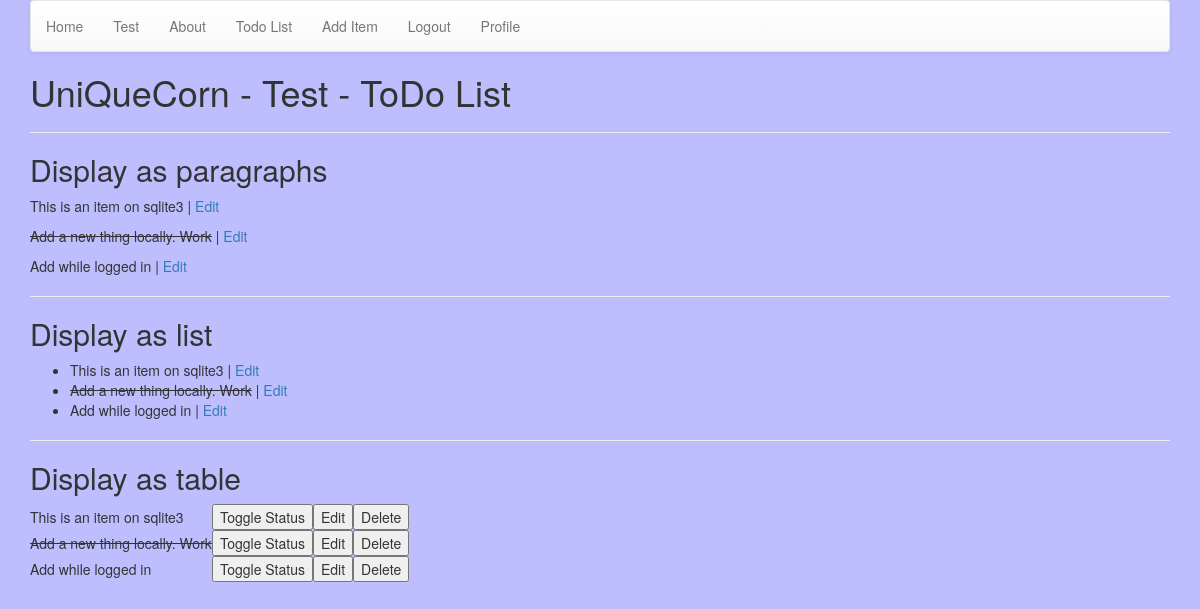
The app's page /todo (signed in), older data.
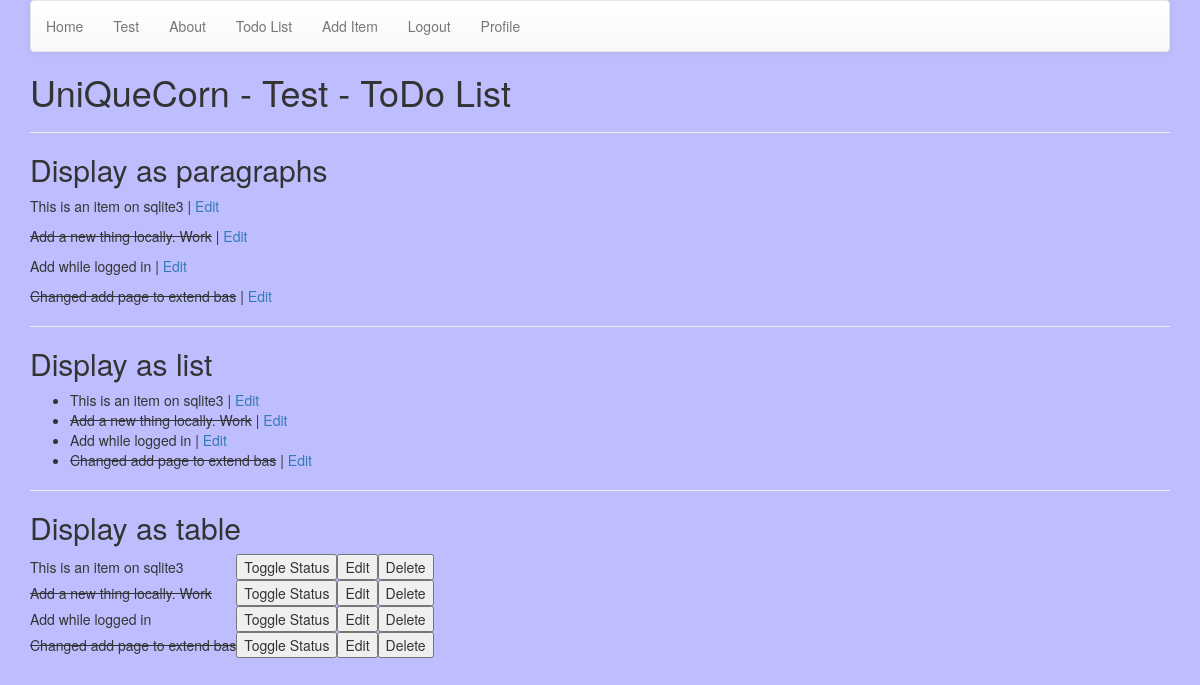
The same page, newer data.
### testing/models.py (models this page shows, shortened)
class Item(models.Model):
    name = models.CharField(max_length=30, blank=False)
    done = models.BooleanField(blank=False, default=False)

### testing/views.py (the view)
# urls.py: url(r'^todo$', test_todo_list, name="todo"),
@login_required
def test_todo_list(request):
    results = Item.objects.all()
    return render(request, 'todo_list.html', {'items': results})

### testing/templates/todo_list.html (shortened to what this page needs)
{% extends 'base.html' %}
{% block page_heading %}
UniQueCorn - Test - ToDo List
{% endblock %}
{% block content %}
    <h2>Display as paragraphs</h2>
    {% for item in items %}
    {% if item.done %}
        <p>
            <strike>{{ item.name }}</strike> | <a href="#">Edit</a>
        </p>
    {% else %}
        <p>
            {{ item.name }} | <a href="#">Edit</a>
        </p>
    {% endif %}
    {% empty %}
        <p>You have nothing to do. Can go fishing.</p>
    {% endfor %}
    <hr>
    <h2>Display as list</h2>
    <ul>
        {% for item in items %}
            <li>
                {% if item.done %}
                <strike>{{ item.name }}</strike> | <a href="#">Edit</a>
                {% else %}
                {{ item.name }} | <a href="#">Edit</a>
                {% endif %}
            </li>
        {% empty %}
            <li>You have nothing to do. Can go fishing.</li>
        {% endfor %}
    </ul>
    <hr>
    <h2>Display as table</h2>
    <table>
        {% for item in items %}
            <tr>
                {% if item.done %}
                <td><strike>{{ item.name }}</strike></td>
                {% else %}
                <td>{{ item.name }}</td>
                {% endif %}
                <td>
                    <form method="POST" action="toggle/{{ item.id }}">
                        <input type="submit" value="Toggle Status">
                    </form>
                </td>
                <td>
                    <form method="GET" action="edit/{{ item.id }}"><input type="submit" value="Edit"></form>
                </td>
                <td>
                    <form method="POST" action="delete/{{ item.id }}">
                        <input type="submit" value="Delete">
                    </form>
                </td>
            </tr>
        {% empty %}
            <p>You have nothing to do. Can go fishing.</p>
        {% endfor %}
    </table>
{% endblock %}

### templates/base.html (shortened to what this page needs)
{% load static from staticfiles %}
<!DOCTYPE html>
<html lang="en">
<head>
    <link rel="stylesheet" href="https://maxcdn.bootstrapcdn.com/bootstrap/3.3.7/css/bootstrap.min.css"
>
    <link rel="stylesheet" href="https://maxcdn.bootstrapcdn.com/bootstrap/3.3.7/css/bootstrap-theme.min.css"
>
    <link rel="stylesheet" href="{% static 'css/styles.css' %}" type="text/css" >
</head>
<body>
    <div class="container">
        <nav class="navbar navbar-default">
            <ul class="nav navbar-nav">
                <li><a href="{% url 'index' %}">Home</a></li>
                <li><a href="{% url 'test' %}">Test</a></li>
                <li><a href="{% url 'about' %}">About</a></li>
                {% if user.is_authenticated %}
                <li><a href="{% url 'todo' %}">Todo List</a></li>
                <li><a href="{% url 'add' %}">Add Item</a></li>
                <li><a href="{% url 'logout' %}">Logout</a></li>
                <li><a href="{% url 'profile' %}">Profile</a></li>
                {% else %}
                <li><a href="{% url 'login' %}">Login</a></li>
                <li><a href="{% url 'registration' %}">Register</a></li>
                {% endif %}
            </ul>
        </nav>
        <h1>{% block page_heading %}{% endblock %}</h1>
        <hr>
        {% block content %}
        {% endblock %}
    </div>
</body>
</html>

### static/css/styles.css (style rules this page uses)
body { background-color: #bebeff; }
form { width: 50%; }

Row changes from the older to the newer data that the page shows:
added Item: name "Changed add page to extend bas"
